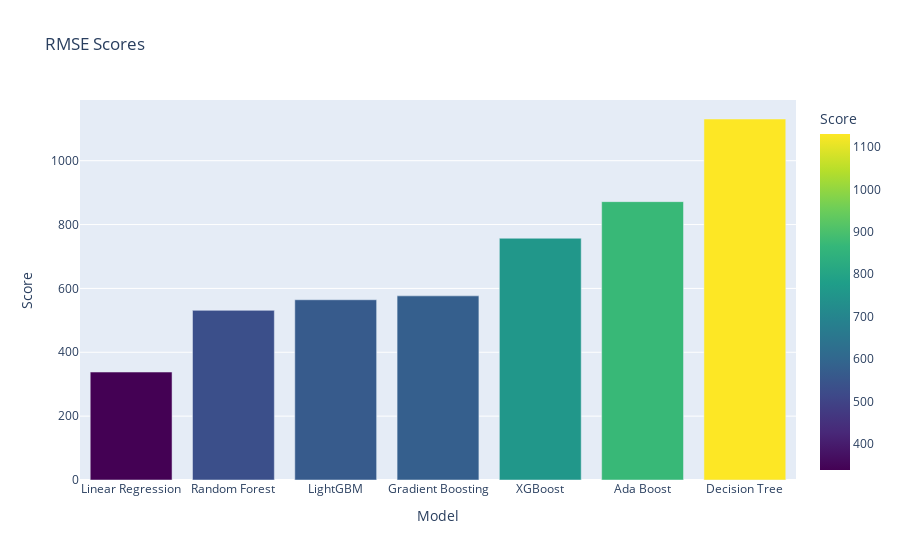
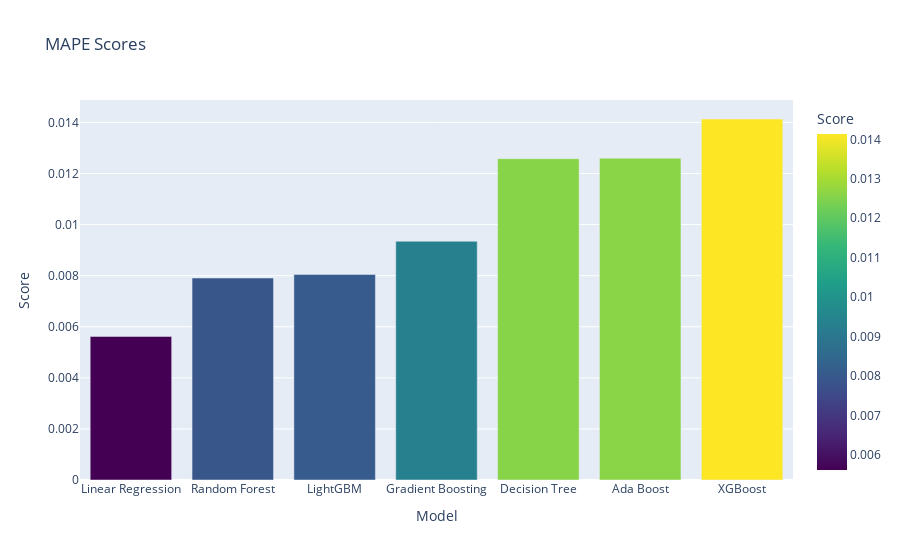

These figures' notebook cell, in order:
### Code cell
rmse_scores_sorted = sorted(rmse_scores, key=lambda x: x[1])
mape_scores_sorted = sorted(mape_scores, key=lambda x: x[1])

rmse_df_sorted = pd.DataFrame(rmse_scores_sorted, columns=['Model', 'RMSE'])
mape_df_sorted = pd.DataFrame(mape_scores_sorted, columns=['Model', 'MAPE'])

fig_rmse_sorted = px.bar(rmse_df_sorted, x='Model', y='RMSE', title='RMSE Scores', labels={'RMSE': 'Score'},
                         color='RMSE', color_continuous_scale='Viridis')

fig_mape_sorted = px.bar(mape_df_sorted, x='Model', y='MAPE', title='MAPE Scores', labels={'MAPE': 'Score'},
                         color='MAPE', color_continuous_scale='Viridis')

fig_rmse_sorted.show()
fig_mape_sorted.show()

### Figure 1 — Plotly figure (JSON) as saved in the notebook; plotly's stock layout.template omitted (floating-point values rounded to 4 significant figures)
{"data": [{"alignmentgroup": "True", "hovertemplate": "Model=%{x}<br>Score=%{marker.color}<extra></extra>", "legendgroup": "", "marker": {"color": [338.1, 531.3, 564.5, 576.7, 757.1, 871.8, 1131.0], "coloraxis": "coloraxis", "pattern": {"shape": ""}}, "name": "", "offsetgroup": "", "orientation": "v", "showlegend": false, "textposition": "auto", "type": "bar", "x": ["Linear Regression", "Random Forest", "LightGBM", "Gradient Boosting", "XGBoost", "Ada Boost", "Decision Tree"], "xaxis": "x", "y": [338.1, 531.3, 564.5, 576.7, 757.1, 871.8, 1131.0], "yaxis": "y"}], "layout": {"barmode": "relative", "coloraxis": {"colorbar": {"title": {"text": "Score"}}, "colorscale": [[0, "#440154"], [0.1111, "#482878"], [0.2222, "#3e4989"], [0.3333, "#31688e"], [0.4444, "#26828e"], [0.5556, "#1f9e89"], [0.6667, "#35b779"], [0.7778, "#6ece58"], [0.8889, "#b5de2b"], [1, "#fde725"]]}, "legend": {"tracegroupgap": 0}, "title": {"text": "RMSE Scores"}, "xaxis": {"anchor": "y", "domain": [0, 1], "title": {"text": "Model"}}, "yaxis": {"anchor": "x", "domain": [0, 1], "title": {"text": "Score"}}}}

### Figure 2 — Plotly figure (JSON) as saved in the notebook; plotly's stock layout.template omitted (floating-point values rounded to 4 significant figures)
{"data": [{"alignmentgroup": "True", "hovertemplate": "Model=%{x}<br>Score=%{marker.color}<extra></extra>", "legendgroup": "", "marker": {"color": [0.00562, 0.007908, 0.008048, 0.009348, 0.01258, 0.0126, 0.01413], "coloraxis": "coloraxis", "pattern": {"shape": ""}}, "name": "", "offsetgroup": "", "orientation": "v", "showlegend": false, "textposition": "auto", "type": "bar", "x": ["Linear Regression", "Random Forest", "LightGBM", "Gradient Boosting", "Decision Tree", "Ada Boost", "XGBoost"], "xaxis": "x", "y": [0.00562, 0.007908, 0.008048, 0.009348, 0.01258, 0.0126, 0.01413], "yaxis": "y"}], "layout": {"barmode": "relative", "coloraxis": {"colorbar": {"title": {"text": "Score"}}, "colorscale": [[0, "#440154"], [0.1111, "#482878"], [0.2222, "#3e4989"], [0.3333, "#31688e"], [0.4444, "#26828e"], [0.5556, "#1f9e89"], [0.6667, "#35b779"], [0.7778, "#6ece58"], [0.8889, "#b5de2b"], [1, "#fde725"]]}, "legend": {"tracegroupgap": 0}, "title": {"text": "MAPE Scores"}, "xaxis": {"anchor": "y", "domain": [0, 1], "title": {"text": "Model"}}, "yaxis": {"anchor": "x", "domain": [0, 1], "title": {"text": "Score"}}}}
